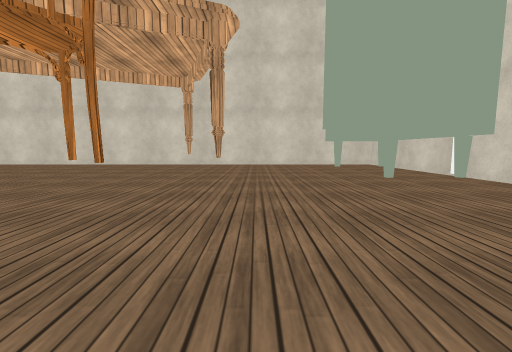
view 1 (above)

14 first-person views from a walk through a Unity game level. The camera is 0.26 m above the floor, tilts 6° down and sees 90° across. The floor is counted in squares, 0.5 m on a side. Each view is taken from the middle of a square. On the plan, view 1 faces up. The plan holds only what a view shows up to about 9 squares ahead; the rest is blank. The place goes on beyond the plan. Some surface patterns are stand-ins.

view 2
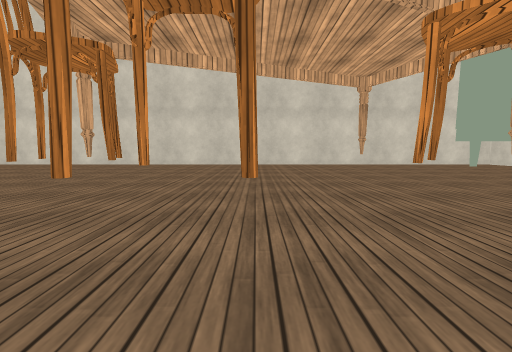

view 3
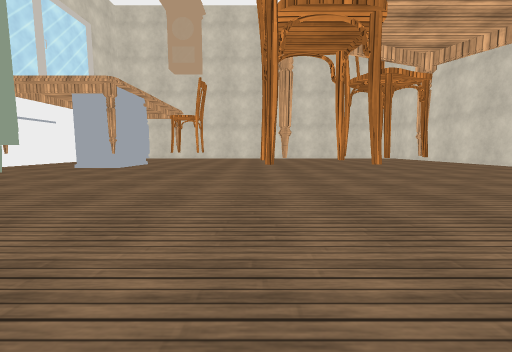

view 4
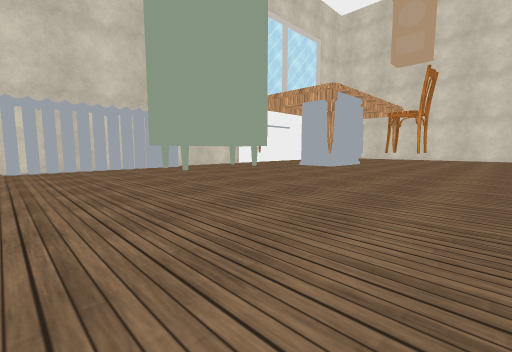

view 5
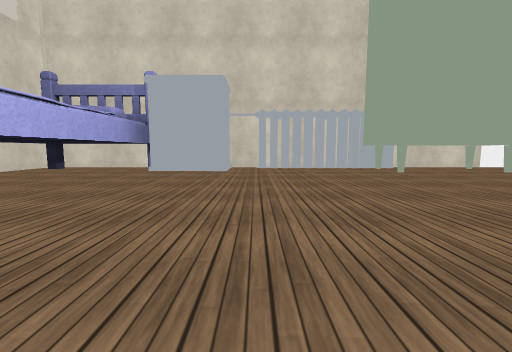

view 6
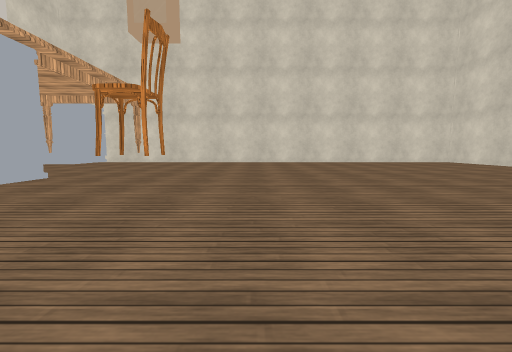

view 7
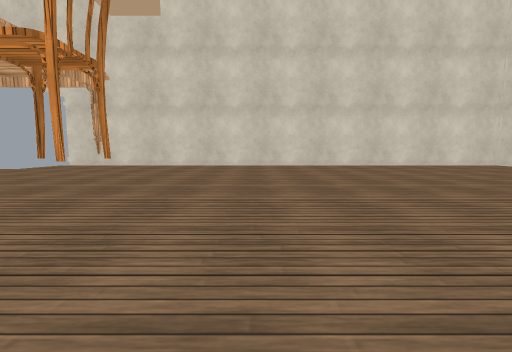

view 8
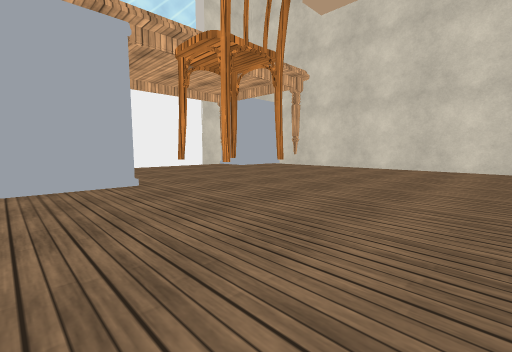

view 9
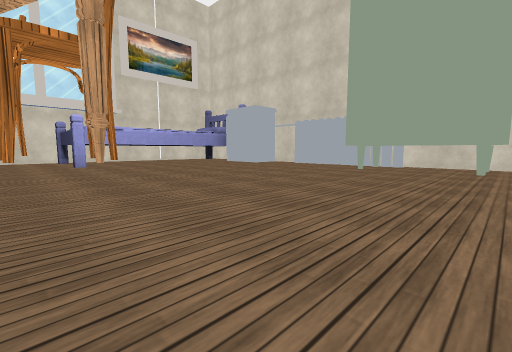

view 10
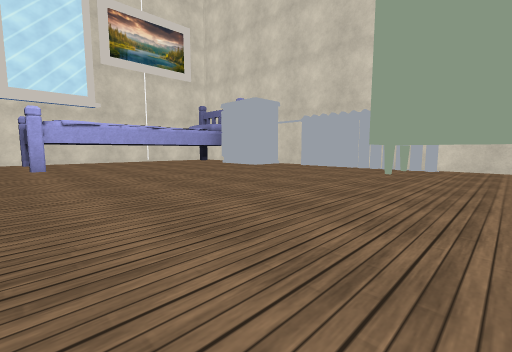

view 11
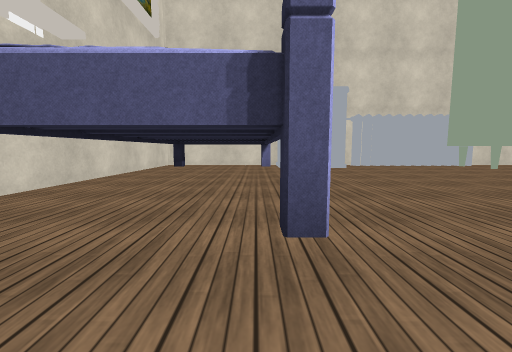

view 12
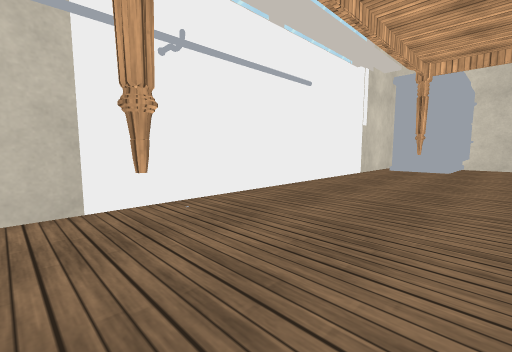

view 13
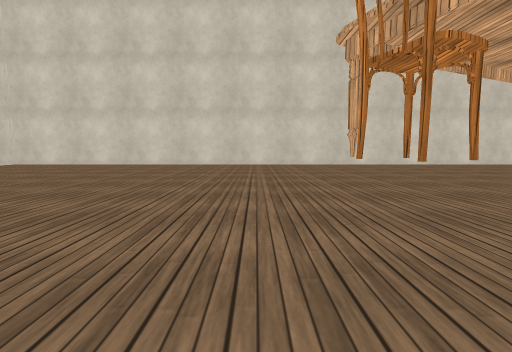

view 14
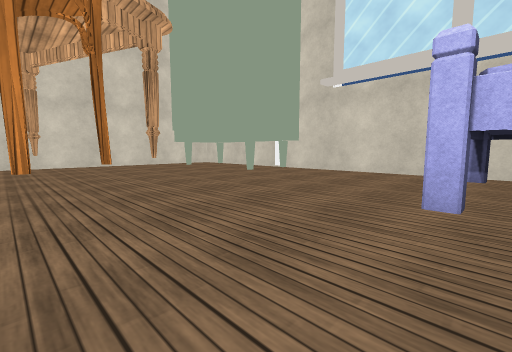

### Floor plan
Key: @ floor where view 1 was taken; # wall or solid block; . floor; O other object.
Columns run from 16 left of view 1 to 4 right of it. Each row starts with its distance up from view 1.
  9 #####################
  8 #...................#
  7 #...................#
  6 #.............O.....#
  5 #.................O.O
  4 #...................#
  3 #.........O...O.....#
  2 #..........OO.......#
  1 #...................#
  0 #...............@##O#
 -1 #................####
 -2 #....OO..........#
 -3 #.O...##.........#
 -4 #................#
 -5 #O#.....####...#O#
 -6 ###.....###OO#####
 -7   #######

Where each view was taken, in squares from view 1:
view 1: 0 up, 0 right, facing up
view 2: 0 up, 4 left, facing up
view 3: 1 up, 2 left, facing left
view 4: 1 up, 2 left, facing down-left
view 5: 1 up, 2 left, facing down
view 6: 1 up, 6 left, facing left
view 7: 1 up, 8 left, facing left
view 8: 1 up, 9 left, facing down-left
view 9: 2 up, 8 left, facing down-right
view 10: 1 up, 7 left, facing down-right
view 11: 2 up, 1 right, facing down
view 12: 4 down, 8 left, facing down-left
view 13: 0 up, 8 left, facing up
view 14: 0 up, 2 left, facing up-right
